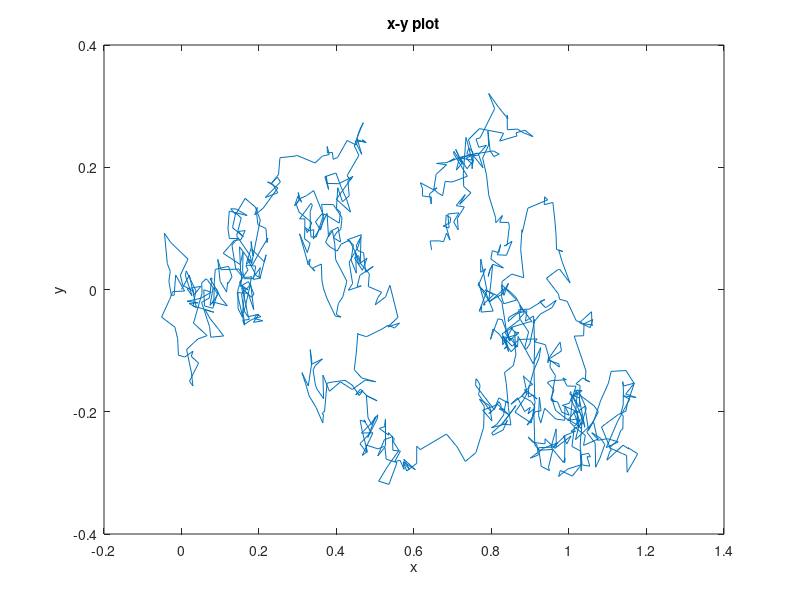

This figure's MATLAB source:
%Active Brownian motion: homogeneous envirnonment
%Langevin simulation for the active brownian particle
close, clear, clc
kB = 1.38e-23;%Boltzman constant J/K
T  = 300;%tempertaure K
eta = 0.001;%Pa.s
R = 1e-6;%size of the particle
D_T = kB*T./(6*pi*eta*R);%translational diffusion m^2/s
D_R = kB*T./(8*pi*eta*R^3);%rotational diffusion rad^2/s
X(1,:) = [0, 0];%X0;
theta = 0;
N = 1e3;%Number of steps
dt = 1e-3;%s
v = 1e-5;%m/s
W = 3.14;%rad/s
for n=1:1:N
    X(n+1,:) = X(n,:) + sqrt(2*D_R*dt)*randn(1,2) + v*cos(theta);
    theta = theta + sqrt(2*D_T*dt)*randn(1,1) + dt*W;
end
x = X(:,1); y = X(:,2);
plot(x,y)
xlabel('x'), ylabel('y'), title('x-y plot')

